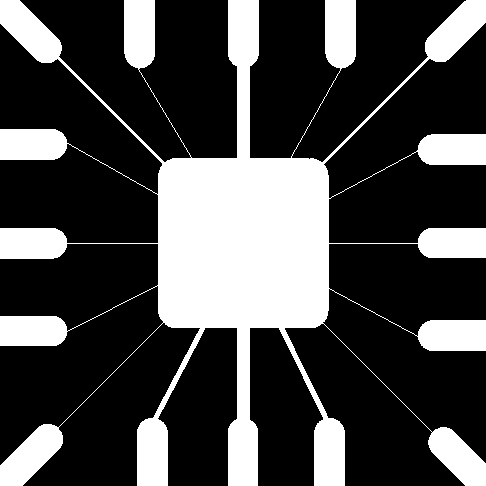
#> input picture DAY3/1.tif, 486 x 486 px
$ python 1.py
#> lines starting #> are read from the running program, lines starting #| are printed output that depends on the picture; after the words box and inside, x2 and y2 are one past the last pixel; in counts of white or black regions, pixels touching at a corner belong together
#> `image = cv2.imread("1.tif",0)`: image: shape (486, 486); 28.1% white; 1 white region, box (x1, y1, x2, y2) and area: (0, 0, 486, 486) 66259
import cv2
import numpy as np
import matplotlib.pyplot as plt

def convo(img,kernel):
	imageH,imageW = img.shape
#> imageH = 486; imageW = 486
	kernelH,kernelW = kernel.shape
	pad=1
	image =cv2.copyMakeBorder(img,pad,pad,pad,pad,cv2.BORDER_REPLICATE)
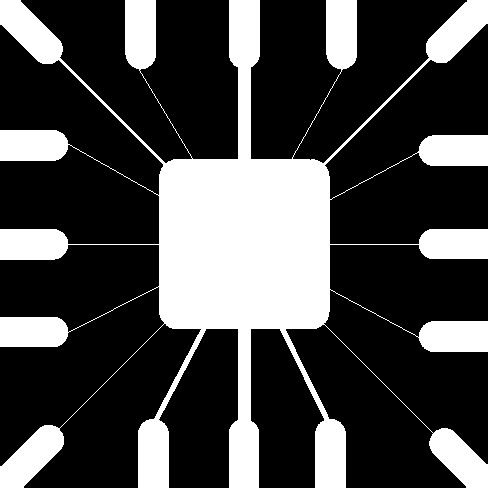
#> image: shape (488, 488); 28.1% white; 1 white region, box (x1, y1, x2, y2) and area: (0, 0, 488, 488) 66807

	returnimg = np.zeros((imageH,imageW) , dtype = "float32")

	for y in np.arange(pad,imageH+pad):
		for x in np.arange(pad,imageW+pad):
			newy1 = y-pad
			newy2 = y+pad+1
			newx1 = x-pad
			newx2 = x+pad+1
			roi = image[newy1:newy2,newx1:newx2]
			k = (roi*kernel).sum()
			returnimg[y-pad,x-pad] = k
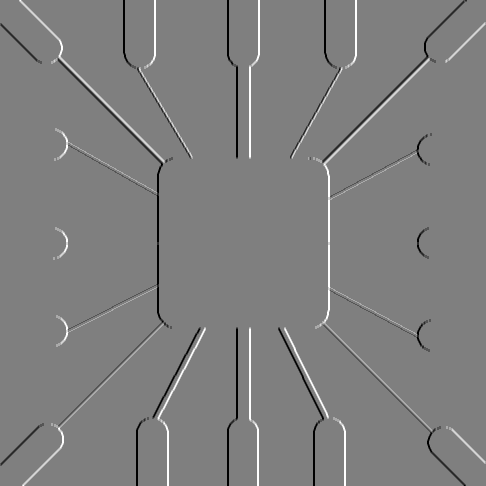
#> returnimg: shape (486, 486) float32; min -765, max 765, mean 0; drawn with min black and max white
	return returnimg


if __name__=="__main__":
	image = cv2.imread("1.tif",0)
	kernel = np.array([[1, 0, -1],
                   [1, 0, -1],
                   [1, 0, -1]],dtype="int")
	output = convo(image,kernel)
	cv2.imshow("Horiontal Edging",output)
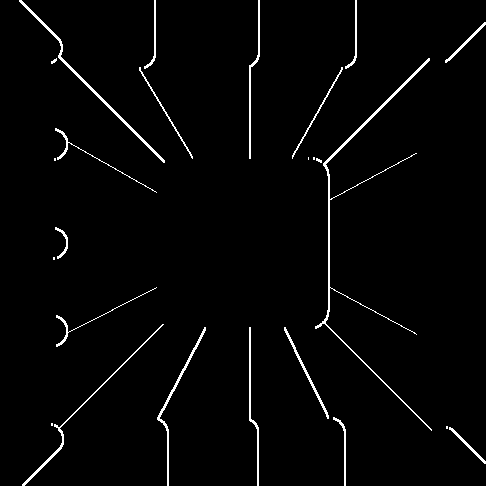
#> window 'Horiontal Edging': shape (486, 486); 2.3% white in thin lines or dots
	cv2.waitKey(0)
	cv2.destroyAllWindows()
